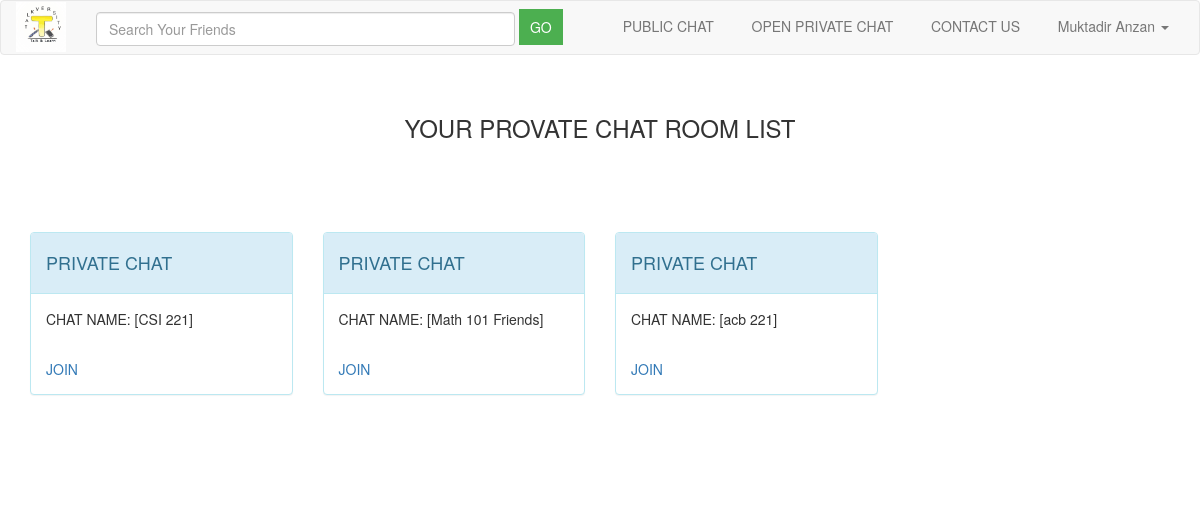
Screenshot of /private_chat_list.php (signed in) with the database file from the repository.
### tables this page shows
CREATE TABLE `private_chat_list` (
  `chat_id` int(11) NOT NULL,
  `chat_name` varchar(1200) NOT NULL,
  `users` varchar(100) NOT NULL
);

### private_chat_list.php (the view, shortened to what this page needs)
<?php
include('database_connection.php');
$statement = $conn->prepare("SELECT * FROM private_chat_list JOIN tbl_user ON private_chat_list.users=tbl_user.full_name WHERE id=?");
$statement->execute(array($_SESSION['user_id']));
$result = $statement->fetchAll(PDO::FETCH_ASSOC);
?>
<html>
    <head>
	<link rel="stylesheet" href="./css/jquery-ui.css">
	<link rel="stylesheet" href="./css/bootstrap.min.css">
	<link rel="stylesheet" href="./css/emojionearea.min.css">
</head>
    <body>
        <nav class="navbar navbar-default">
			<div class="container-fluid">
				<div class="navbar-header">
				<a class="navbar-brand" href="#">
				   <img alt="Brand" src="logo.jpg" style="max-width:50px; margin-top: -14px;">
			    </a>
				</div>
				<div class="collapse navbar-collapse" id="bs-example-navbar-collapse-1">
			        <form action="result.php" method="POST" class="navbar-form navbar-left">
                        <div class="form-group">
                          <input type="text" class="form-control"  name="name" id="name" size="50" autocomplete="off" placeholder="Search Your Friends">
                        </div>
                        <input type="submit" name="result" style="background-color: #4CAF50; border: none; color: white; padding: 8px 11px; cursor: pointer;" value="GO">
                    </form>
					<ul class="nav navbar-nav navbar-right">
						<li><a href="index.php">PUBLIC CHAT&nbsp;&nbsp;</a></li>
						<li><a href="create_chat.php">OPEN PRIVATE CHAT&nbsp;&nbsp;</a></li>
						<li><a href="#">CONTACT US&nbsp;&nbsp;</a></li>
						<li class="dropdown">
						<a  class="dropdown-toggle" data-toggle="dropdown" role="button" aria-haspopup="true" aria-expanded="false"><?php echo $_SESSION['username']; ?> <span class="caret"></span></a>
						</li>
					</ul>
				</div>
			</div>
		</nav>
        <div class="container">
			<br />
			<h3 align="center">YOUR PROVATE CHAT ROOM LIST</h3>
			<br />
			<br />
			<br />
			<br />
			<div class="row">
			    <?php
			        foreach($result as $row){
			    ?>
                		<div class="col-md-3">
                			<div class="panel panel-info">
                				<div class="panel-heading">
                				    <h4 class="panel-header">PRIVATE CHAT</h4>
                				</div>
                				<div class="panel-body">CHAT NAME:  [<?php echo $row['chat_name']; ?>]</div>
                				<div class="panel-body"><a href="private_chat.php?id=<?php echo $row['chat_id']; ?>" name="group_chat3" id="group_chat3">JOIN</a></div>
                			</div>
        		        </div>
		        <?php
			        }
		        ?>
			</div>
			<br />
			<br />
			<br />
			<br />
		</div>
    </body>
</html>

### rows the page displays
private_chat_list: chat_name "CSI 221"
private_chat_list: chat_name "Math 101 Friends"
private_chat_list: chat_name "acb 221"

### other values shown
$_SESSION['username'] "Muktadir Anzan"
